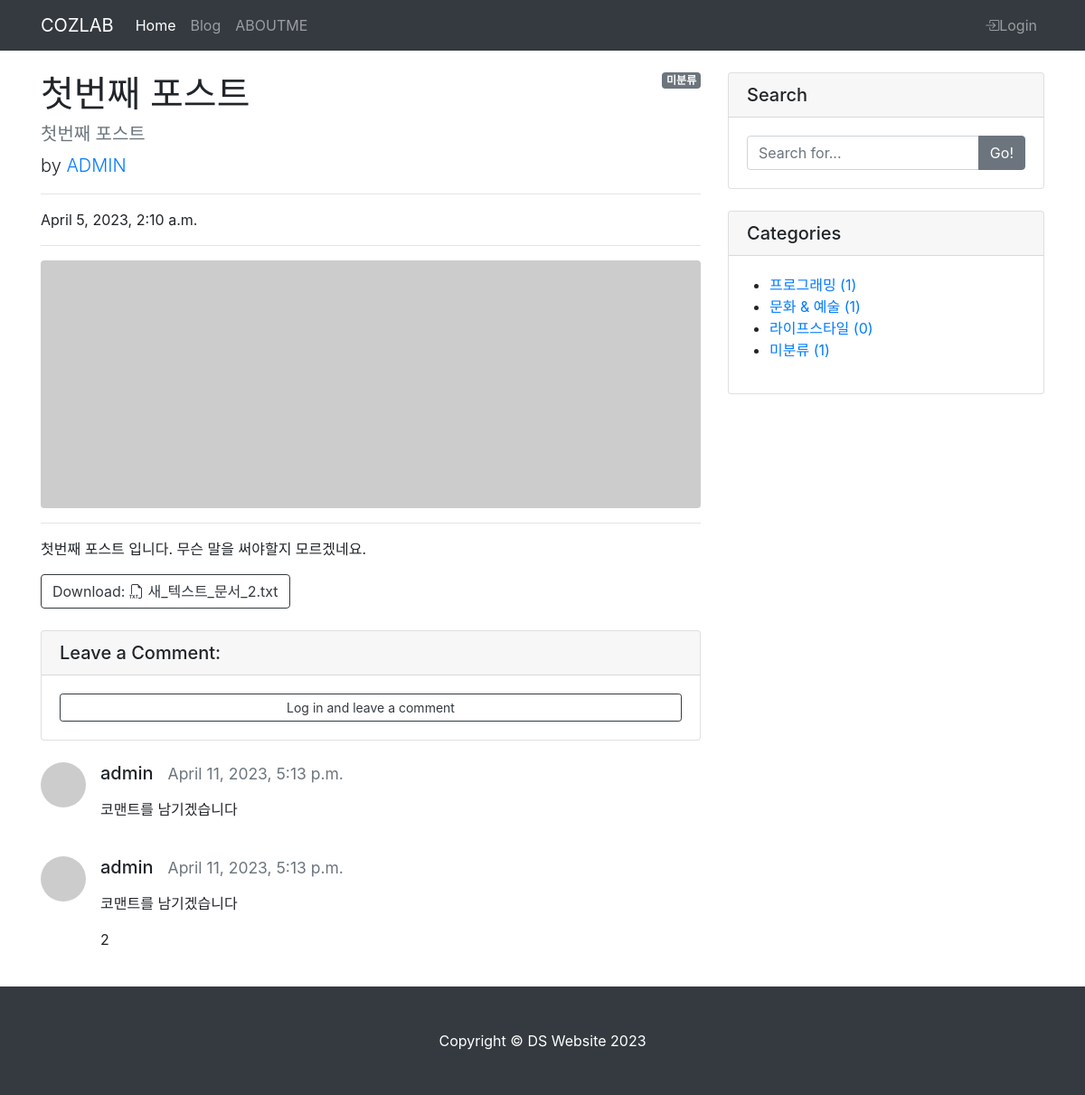
Page /blog/1/ on the committed database.
### blog/models.py (models this page shows, shortened)
class Post(models.Model):
    title = models.CharField(max_length=30)
    hook_text = models.CharField(max_length=100, blank=True)
    content = models.TextField()
    head_image = models.ImageField(upload_to='blog/images/%Y/%m/%d/', blank=True)
    file_upload = models.FileField(upload_to='blog/files/%Y/%m/%d/', blank=True)
    created_at = models.DateTimeField(auto_now_add=True)
    updated_at = models.DateTimeField(auto_now=True)
    author = models.ForeignKey(User, null=True, on_delete=models.SET_NULL)
    category = models.ForeignKey(Category, null=True, blank=True, on_delete=models.SET_NULL)
    tags = models.ManyToManyField(Tag, blank=True)
    def get_file_name(self):
        return os.path.basename(self.file_upload.name)
    def get_file_ext(self):
        return self.get_file_name().split('.')[-1]

class Comment(models.Model):
    post = models.ForeignKey(Post, on_delete=models.CASCADE)
    author = models.ForeignKey(User, on_delete=models.CASCADE)
    content = models.TextField()
    created_at = models.DateTimeField(auto_now_add=True)
    modified_at = models.DateTimeField(auto_now=True)

class Category(models.Model):
    name = models.CharField(max_length=50, unique=True)
    slug = models.SlugField(max_length=200, unique=True, allow_unicode = True)
    def __str__(self):
        return self.name
    def get_absolute_url(self):
        return f'/blog/category/{self.slug}/'

### blog/views.py (the view)
# urls.py: path('<int:pk>/', views.PostDetail.as_view()),
class PostDetail(DetailView):
    model = Post
    def get_context_data(self, **kwargs):
        context = super(PostDetail,self).get_context_data()
        context['categories'] = Category.objects.all()
        context['no_category_post_count'] = Post.objects.filter(category=None).count()
        context['comment_form'] = CommentForm
        return context

### blog/templates/blog/post_detail.html (shortened to what this page needs)
{% extends 'base.html' %}
{% load crispy_forms_tags %}
{% block main_area %}
<div class="row">
    <div class="col-md-8" id="main-area">
        <div id="post-area">
            {% if post.category %}
            <span class="badge badge-secondary float-right">{{ post.category }}</span>
            {% else %}
            <span class="badge badge-secondary float-right">미분류</span>
            {% endif %}
        <h1 class="mt-4">{{ post.title }}</h1>
        <h5 class="text-muted">{{ post.hook_text }}</h5>
        <p class="lead">
            by
            <a href="#">{{ post.author | upper }}</a>
        </p>
        <hr />
        <p>{{ post.created_at }}</p>
        <hr />
        {% if post.head_image %}
        <img class="img-fluid rounded" src="{{ post.head_image.url }}" alt="{{ post.title }} head_image" />
        {% else %}
        <img class="img-fluid rounded" src="https://picsum.photos/seed/{{ post.id }}/800/300/" alt="random_image" />
        {% endif %}
        <hr />
            <p class="lead">
            <p>{{ post.content }}</p>
        {% if post.file_upload %}
        <a href="{{ post.file_upload.url }}" class="btn btn-outline-dark" role="button" download>
            Download:
            {% if post.get_file_ext == 'csv' %}
            <i class="bi bi-filetype-csv"></i>
            {% elif post.get_file_ext == 'xlsx' or post.get_file_ext == 'xls' %}
            <i class="bi bi-file-earmark-excel"></i>
            {% elif post.get_file_ext == 'docx' or post.get_file_ext == 'doc' %}
            <i class="bi bi-filetype-docx"></i>
            {% elif post.get_file_ext == 'text' or post.get_file_ext == 'txt' %}
            <i class="bi bi-filetype-txt"></i>
            {% else %}
            <i class="bi bi-file"></i>
            {% endif %}
            {{ post.get_file_name }}
        </a>
        {% endif %}
        </div>
<div class="card my-4">
    <h5 class="card-header">Leave a Comment:</h5>
    <div class="card-body">
        {% if user.is_authenticated %}
        <form id="comment-form" method="POST" action="{{ post.get_absolute_url}}new_comment/">
            {% csrf_token %}
            {% csrf_token %}
            <div class="form-group">{{ comment_form | crispy }}</div>
            <button class="btn btn-primary" type="submit">Submit</button>
        </form>
        {% else %}
        <a role="button" class="btn btn-outline-dark btn-block btn-sm" href="#" data-toggle="modal" data-target="#exampleModal">Log in and leave a comment</a>
        {% endif %}
    </div>
</div>
{% if post.comment_set.exists %}
    {% for comment in post.comment_set.iterator %}
    <div class="media mb-4" id="comment-{{ comment.pk }}">
        <img class="d-flex mr-3 rounded-circle" src="https://via.placeholder.com/50x50" alt="..." />
        <div class="media-body">
            <h5 class="mt-0">{{ comment.author.username }} &nbsp;&nbsp;<small class="text-muted">{{ comment.created_at }}</small>
            </h5>
            <p>{{ comment.content | linebreaks }}</p>
        </div>
    </div>
        {% endfor %}
        {% endif %}
    </div>
{% include 'blog/side_widget.html' %}
</div>
{% endblock %}

### templates/base.html (shortened to what this page needs)
<!DOCTYPE html>
<html lang="ko">
<head>
    <link rel="stylesheet" href="https://cdn.jsdelivr.net/npm/bootstrap@4.6.2/dist/css/bootstrap.min.css">
    <link rel="stylesheet" href="https://cdn.jsdelivr.net/npm/bootstrap-icons@1.10.3/font/bootstrap-icons.css">
</head>
<body>
    {% include 'navbar.html' %}
    <div class="container">
        {% block main_area %}
        {% endblock %}
    </div>
    {% include 'footer.html' %}
</body>
</html>

### templates/navbar.html (shortened to what this page needs)
{% load socialaccount %}
<nav class="navbar navbar-expand-lg navbar-dark bg-dark">
  <div class="container">
    <a class="navbar-brand" href="/">COZLAB</a>
    <div class="collapse navbar-collapse" id="navbarResponsive">
      <ul class="navbar-nav">
        <li class="nav-item active">
          <a class="nav-link" href="/">
            Home
          </a>
        </li>
        <li class="nav-item"><a class="nav-link" href="/blog/">Blog</a></li>
        <li class="nav-item"><a class="nav-link" href="../single_pages/about_me.html">ABOUTME</a></li>
      </ul>
      <ul class="navbar-nav ml-auto">
        {% if user.is_authenticated %}
        <li class="nav-item dropdown">
          <a class="nav-link dropdown-toggle" href="#" id="navbarDropdownMenuLink" role="button" data-toggle="dropdown" aria-haspopup="true" aria-expanded="false">{{ user.username }}</a>
          <div class="dropdown-menu" aria-labelledby="navbarDropdownMenuLink">
            <a class="dropdown-item" href="/accounts/logout/">Log OUT</a>
          </div>
        </li>
        {% else %}
        <li class="nav-item"><a class="nav-link" href="#" data-toggle="modal" data-target="#exampleModal"><i class="bi bi-box-arrow-in-right"></i>Login</a></li>
        {% endif %}
      </ul>
    </div>
  </div>
</nav>

### blog/templates/blog/side_widget.html
<div class="col-md-4">
  <div class="card my-4">
    <h5 class="card-header">Search</h5>
    <div class="card-body">
      <div class="input-group">
        <input class="form-control" type="text" placeholder="Search for..." id="Search-input"/>
        <span class="input-group-append"><button class="btn btn-secondary" type="button" onclick="searchPost();">Go!</button></span>
      </div>
    </div>
  </div>
  <div class="card my-4" id="Categories-card">
    <h5 class="card-header">Categories</h5>
    <div class="card-body">
      <div class="row">
          <ul>
            {% for category in categories %}
            <li>
              <a href="{{ category.get_absolute_url }}">{{ category }} ({{ category.post_set.count }})</a>
            </li>
            {% endfor %}
            <li>
              <a href="/blog/category/no_category">미분류 ({{ no_category_post_count }})</a>
            </li>
          </ul>
      </div>
    </div>
  </div>
</div>

### templates/footer.html
<footer class="py-5 bg-dark">
  <div class="container">
    <p class="m-0 text-center text-white">Copyright &copy; DS Website 2023</p>
  </div>
</footer>

### rows in the picture
Post: title "첫번째 포스트", hook_text "첫번째 포스트", author "ADMIN", created_at "April 5, 2023, 2:10 a.m.", content "첫번째 포스트 입니다. 무슨 말을 써야할지 모르겠네요.", get_file_name "새_텍스트_문서_2.txt"
Comment: author.username "admin", created_at "April 11, 2023, 5:13 p.m.", content "코맨트를 남기겠습니다"
Comment: author.username "admin", created_at "April 11, 2023, 5:13 p.m.", content "코맨트를 남기겠습니다 2"
Category: name "프로그래밍", post_set.count "1"
Category: name "문화 & 예술", post_set.count "1"
Category: name "라이프스타일", post_set.count "0"

### other values in the picture
{{ no_category_post_count }} "1"
